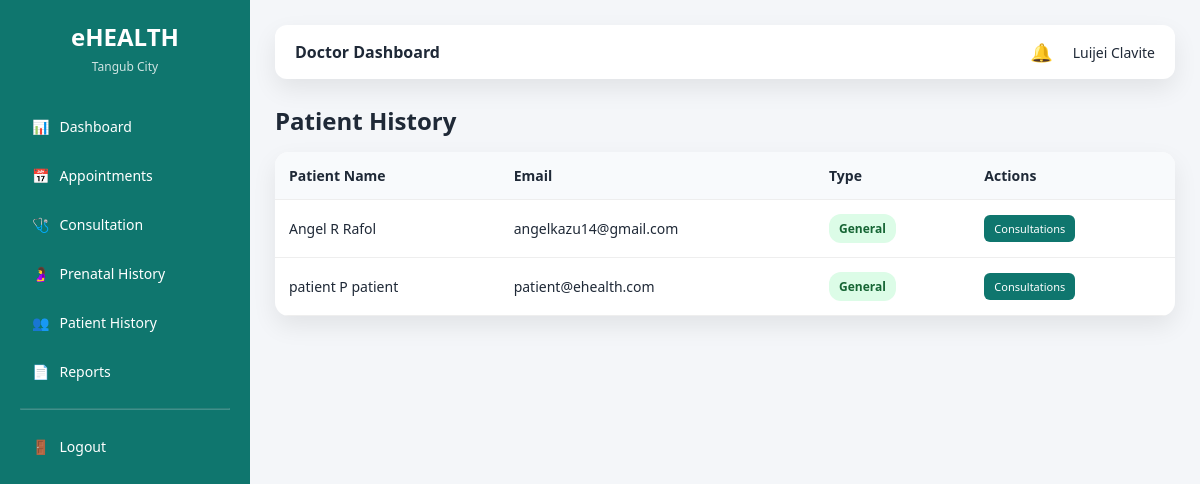
The page /doctor/patients.php (signed in) on the database its author committed.
### tables this page shows
CREATE TABLE `patients` (
  `patient_id` int(11) NOT NULL,
  `user_id` int(11) NOT NULL,
  `date_of_birth` date DEFAULT NULL,
  `gender` enum('male','female') DEFAULT NULL,
  `address` text DEFAULT NULL,
  `contact_number` varchar(20) DEFAULT NULL,
  `is_pregnant` tinyint(1) DEFAULT 0,
  `birth_date` date DEFAULT NULL,
  `blood_type` varchar(5) DEFAULT NULL,
  `medical_history` text DEFAULT NULL,
  `height` varchar(20) DEFAULT NULL,
  `weight` varchar(20) DEFAULT NULL
);

CREATE TABLE `users` (
  `user_id` int(11) NOT NULL,
  `full_name` varchar(100) NOT NULL,
  `email` varchar(100) NOT NULL,
  `password` varchar(255) NOT NULL,
  `role` enum('admin','staff','doctor','patient') NOT NULL,
  `status` enum('active','inactive') DEFAULT 'active',
  `created_at` timestamp NOT NULL DEFAULT current_timestamp()
);

### doctor/patients.php (the view, shortened to what this page needs)
<?php
require_once "../config/database.php";
$doctor_id = $_SESSION['user_id'];
$patients = mysqli_query(
    $conn,
    "SELECT DISTINCT
        p.patient_id,
        u.full_name,
        u.email,
        p.is_pregnant
     FROM appointments a
     JOIN patients p ON a.patient_id = p.patient_id
     JOIN users u ON p.user_id = u.user_id
     WHERE a.doctor_id = $doctor_id
     ORDER BY u.full_name ASC"
);
?>
<!DOCTYPE html>
<html>
<head>
    <link rel="stylesheet" href="../assets/css/ui.css">
</head>
<body>
<div class="layout">
    <?php require_once "../layouts/sidebar.php"; ?>
    <main class="main">
        <?php require_once "../layouts/topbar.php"; ?>
        <h2 class="page-title">Patient History</h2>
        <table>
            <thead>
                <tr>
                    <th>Patient Name</th>
                    <th>Email</th>
                    <th>Type</th>
                    <th>Actions</th>
                </tr>
            </thead>
            <tbody>
                <?php if (mysqli_num_rows($patients) > 0): ?>
                    <?php while ($row = mysqli_fetch_assoc($patients)): ?>
                        <tr>
                            <td><?= htmlspecialchars($row['full_name']) ?></td>
                            <td><?= htmlspecialchars($row['email']) ?></td>
                            <td>
                                <?php if ($row['is_pregnant']): ?>
                                    <span class="badge badge-warning">Prenatal</span>
                                <?php else: ?>
                                    <span class="badge badge-success">General</span>
                                <?php endif; ?>
                            </td>
                            <td class="actions">
                                <a class="btn btn-sm btn-primary"
                                   href="patient_consultations.php?patient_id=<?= $row['patient_id'] ?>">
                                    Consultations
                                </a>
                            </td>
                        </tr>
                    <?php endwhile; ?>
                <?php endif; ?>
            </tbody>
        </table>
    </main>
</div>
</body>
</html>

### assets/css/ui.css (style rules this page uses)
:root { --primary: #0f766e; --primary-dark: #115e59; --background: #f4f6f9; --card-bg: #ffffff; --text-dark: #1f2937; --accent: #f59e0b; --danger: #dc2626; --success: #16a34a; --shadow: 0 10px 25px rgba(0,0,0,0.08); }
* { margin: 0; padding: 0; box-sizing: border-box; font-family: "Segoe UI", Tahoma, sans-serif; }
a { text-decoration: none; }
body { background: var(--background); color: var(--text-dark); }
.btn-primary { background: var(--primary); color: #fff; border: none; padding: 10px 16px; border-radius: 8px; cursor: pointer; transition: 0.2s ease; }
.badge { padding: 5px 10px; border-radius: 12px; font-size: 12px; font-weight: 600; }
.badge-success { background: #d1f2eb; color: #0b5345; }
.page-title { margin-bottom: 15px; }
.btn { padding: 6px 10px; border-radius: 6px; font-size: 12px; text-decoration: none; margin-right: 5px; display: inline-block; }
.btn-sm { font-size: 11px; }
.badge-success { background: #dcfce7; color: #166534; padding: 6px 10px; border-radius: 12px; display: inline-block; font-size: 12px; }
.layout { display: flex; min-height: 100vh; }
.main { flex: 1; padding: 25px; background: var(--background); overflow-y: auto; }
table { width: 100%; border-collapse: collapse; }
table th, table td { padding: 14px; border-bottom: 1px solid #eee; text-align: left; font-size: 14px; }
table th { background: #f8fafc; font-weight: 600; }

### doctor/patients.php (style rules this page uses)
.layout { display: flex; }
.main { flex: 1; padding: 25px; }
table { width: 100%; background: #fff; border-radius: 14px; box-shadow: var(--shadow); border-collapse: collapse; overflow: hidden; }
th, td { padding: 12px; border-bottom: 1px solid #eee; font-size: 14px; }
th { background: #f8fafc; text-align: left; }
.actions a { margin-right: 6px; }

### rows shown on the page
patients: user.full_name "Angel R Rafol", user.email "angelkazu14@gmail.com", is_pregnant "General"
patients: user.full_name "patient P patient", user.email "patient@ehealth.com", is_pregnant "General"

### other values the page prints
$role "Doctor"
$full_name "Luijei Clavite"
